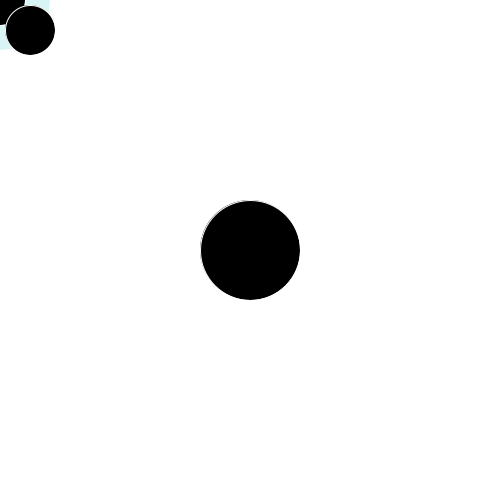
Frame 1 (no input)
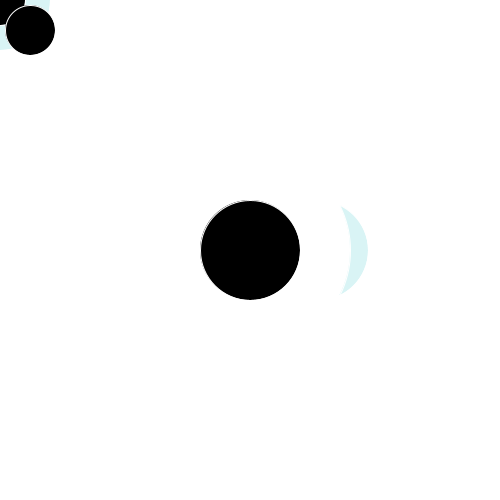
Frame 60 (the mouse pressed at the canvas centre just before this capture)
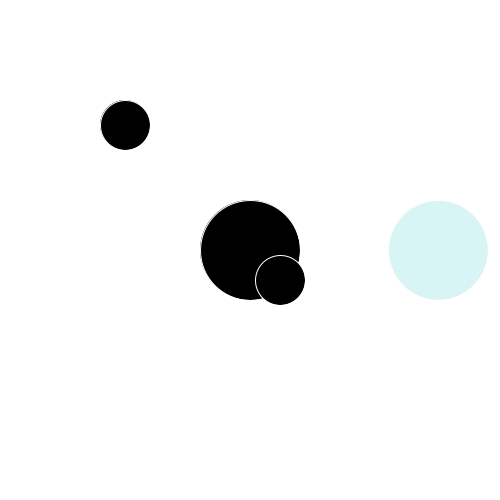
Frame 120 (the mouse held since frame 60 and released just before this capture)

The Processing sketch that drew these frames (run headless with seeded random() and noise(); from frame 60 on, the mouse is pressed at the canvas centre):

// Processing sketch: processing_70421
// ── processing_70421.pde

int circle_x = 200;

void setup() {
  size(500, 500);
};
void draw () {
  fill(60, 200, 206, 50);
//background erases previous pixels
  background(255);
  stroke(255);
  ellipse(mouseX, mouseY, 100, 100);
  ellipse(circle_x, 250, 100, 100);
  circle_x = circle_x + 2;
  println(circle_x);
  fill(255);
////fourth number is opacity
  ellipse(250, 250, 200, 200);
  fill(0);
////  
////do placement within screen
  ellipse(width/2, height/2, 100, 100);
//
////change drawing position with mouse
  ellipse(mouseX/2, mouseY/2, 50, 50);
  ellipse(mouseX+30, mouseY+30, 50, 50);
  
};
